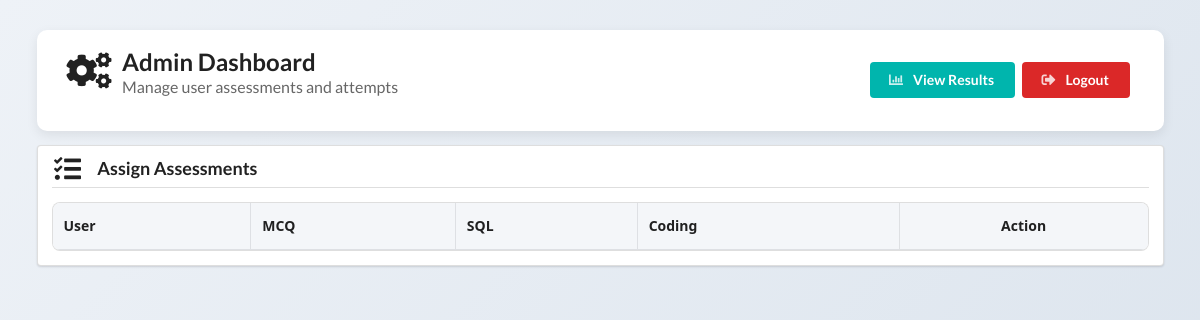
The app's page /admin_dashboard (signed in), older data.
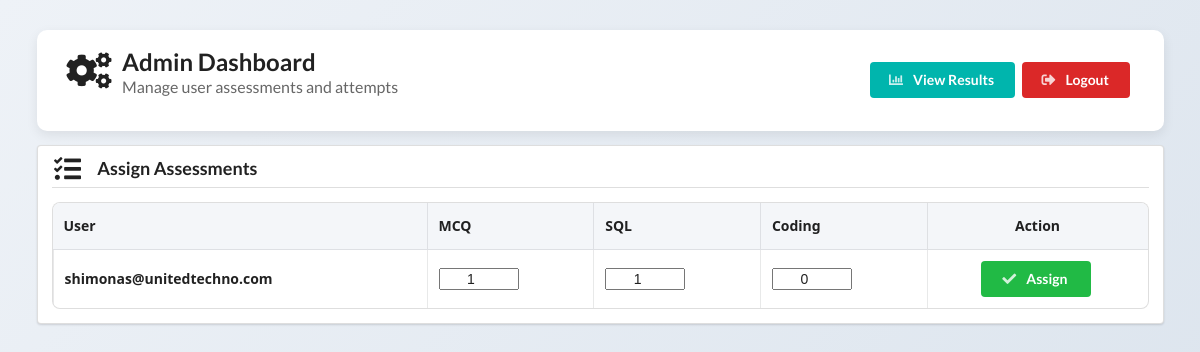
The same page, newer data.
### tables this page shows
CREATE TABLE assignments(
        user_id INTEGER PRIMARY KEY,
        mcq INTEGER DEFAULT 0,
        sql INTEGER DEFAULT 0,
        coding INTEGER DEFAULT 0
    );

CREATE TABLE users(
        id INTEGER PRIMARY KEY AUTOINCREMENT,
        username TEXT UNIQUE,
        password TEXT,
        role TEXT DEFAULT 'user'
    );

### app.py (the view)
@app.route('/admin_dashboard')
def admin_dashboard():
    if 'username' not in session:
        return redirect(url_for('login'))
    if session.get('role') != 'admin':
        return redirect(url_for('login'))
    users = get_all_users_with_attempts()
    return render_template('admin_dashboard.html', users=users)

### app.py (called while the page is built)
def get_db_connection():
    conn = sqlite3.connect(DB_FILE)
    conn.row_factory = sqlite3.Row
    return conn

def get_all_users_with_attempts():
    conn = get_db_connection()
    cur = conn.cursor()
    cur.execute("""
    SELECT u.id, u.username, a.mcq, a.sql, a.coding
    FROM users u
    LEFT JOIN assignments a ON u.id = a.user_id
    WHERE u.role='user'
    """)
    rows = cur.fetchall()
    conn.close()
    return rows

### templates/admin_dashboard.html (shortened to what this page needs)
<!DOCTYPE html>
<html lang="en">
<head>
<link rel="stylesheet" href="https://cdnjs.cloudflare.com/ajax/libs/semantic-ui/2.4.1/semantic.min.css">
</head>
<body>
<div class="ui container">
<div class="top-bar">
<h2 class="ui header">
<i class="cogs icon"></i>
<div class="content">
Admin Dashboard
<div class="sub header">Manage user assessments and attempts</div>
</div>
</h2>
<div class="action-buttons">
<a class="ui teal button" href="{{ url_for('admin_results') }}">
<i class="chart bar icon"></i>
View Results
</a>
<a href="{{ url_for('logout') }}" class="ui red button">
<i class="sign-out icon"></i>
Logout
</a>
</div>
</div>
<div class="ui segment dashboard-card">
<h3 class="ui dividing header section-title">
<i class="tasks icon"></i>
Assign Assessments
</h3>
<table class="ui celled table">
<thead>
<tr>
<th>User</th>
<th>MCQ</th>
<th>SQL</th>
<th>Coding</th>
<th class="center aligned">Action</th>
</tr>
</thead>
<tbody>
{% for u in users %}
<tr>
<form action="{{ url_for('assign') }}" method="POST">
<td>
<strong>{{ u["username"] }}</strong>
</td>
<td>
<input type="number" class="ui input" name="mcq" min="0" value="{{ u['mcq'] or 0 }}">
</td>
<td>
<input type="number" class="ui input" name="sql" min="0" value="{{ u['sql'] or 0 }}">
</td>
<td>
<input type="number" class="ui input" name="coding" min="0" value="{{ u['coding'] or 0 }}">
</td>
<td class="center aligned">
<button class="ui green button assign-btn">
<i class="check icon"></i>
Assign
</button>
</td>
</form>
</tr>
{% endfor %}
</tbody>
</table>
</div>
</div>
</body>
</html>

### templates/admin_dashboard.html (style rules this page uses)
body { background: linear-gradient(135deg,#eef2f7,#d9e2ec); font-family:"Segoe UI",Arial,sans-serif; }
.top-bar { background:#ffffff; padding:20px 30px; border-radius:10px; margin-top:30px; box-shadow:0 4px 12px rgba(0,0,0,0.08); display:flex; justify-content:space-between; align-items:center; }
.top-bar h2 { margin:0; }
.action-buttons a { margin-left:10px; }
.dashboard-card { padding:30px; margin-top:25px; border-radius:10px; box-shadow:0 6px 16px rgba(0,0,0,0.08); }
.section-title { margin-bottom:20px; }
.ui.table { border-radius:8px; overflow:hidden; }
.ui.table thead th { background:#f4f6f9; font-weight:600; }
.ui.table input { width:80px; text-align:center; }
.assign-btn { min-width:110px; }

Row changes from the older to the newer data that the page shows:
added assignments: username "shimonas@unitedtechno.com", mcq "1", sql "1", coding "0"
